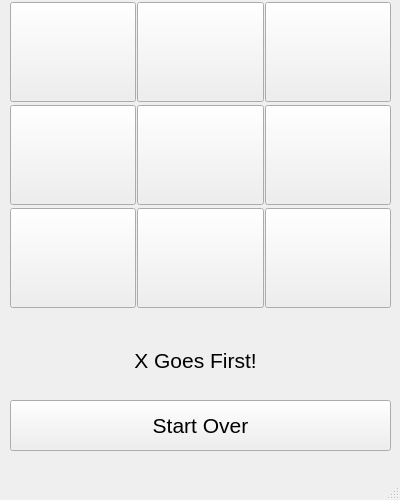
<?xml version="1.0" encoding="UTF-8"?>
<ui version="4.0">
 <class>MainWindow</class>
 <widget class="QMainWindow" name="MainWindow">
  <property name="geometry">
   <rect>
    <x>0</x>
    <y>0</y>
    <width>400</width>
    <height>500</height>
   </rect>
  </property>
  <property name="windowTitle">
   <string>MainWindow</string>
  </property>
  <widget class="QWidget" name="centralwidget">
   <widget class="QWidget" name="gridLayoutWidget">
    <property name="geometry">
     <rect>
      <x>10</x>
      <y>0</y>
      <width>381</width>
      <height>311</height>
     </rect>
    </property>
    <layout class="QGridLayout" name="gridLayout">
     <property name="spacing">
      <number>1</number>
     </property>
     <item row="2" column="0">
      <widget class="QPushButton" name="pushButton_3">
       <property name="sizePolicy">
        <sizepolicy hsizetype="Minimum" vsizetype="Fixed">
         <horstretch>100</horstretch>
         <verstretch>100</verstretch>
        </sizepolicy>
       </property>
       <property name="minimumSize">
        <size>
         <width>100</width>
         <height>100</height>
        </size>
       </property>
       <property name="font">
        <font>
         <pointsize>48</pointsize>
        </font>
       </property>
       <property name="text">
        <string/>
       </property>
      </widget>
     </item>
     <item row="1" column="1">
      <widget class="QPushButton" name="pushButton_5">
       <property name="sizePolicy">
        <sizepolicy hsizetype="Minimum" vsizetype="Fixed">
         <horstretch>100</horstretch>
         <verstretch>100</verstretch>
        </sizepolicy>
       </property>
       <property name="minimumSize">
        <size>
         <width>100</width>
         <height>100</height>
        </size>
       </property>
       <property name="font">
        <font>
         <pointsize>48</pointsize>
        </font>
       </property>
       <property name="text">
        <string/>
       </property>
      </widget>
     </item>
     <item row="2" column="1">
      <widget class="QPushButton" name="pushButton_6">
       <property name="sizePolicy">
        <sizepolicy hsizetype="Minimum" vsizetype="Fixed">
         <horstretch>100</horstretch>
         <verstretch>100</verstretch>
        </sizepolicy>
       </property>
       <property name="minimumSize">
        <size>
         <width>100</width>
         <height>100</height>
        </size>
       </property>
       <property name="font">
        <font>
         <pointsize>48</pointsize>
        </font>
       </property>
       <property name="text">
        <string/>
       </property>
      </widget>
     </item>
     <item row="0" column="0">
      <widget class="QPushButton" name="pushButton_1">
       <property name="sizePolicy">
        <sizepolicy hsizetype="Minimum" vsizetype="Fixed">
         <horstretch>100</horstretch>
         <verstretch>100</verstretch>
        </sizepolicy>
       </property>
       <property name="minimumSize">
        <size>
         <width>100</width>
         <height>100</height>
        </size>
       </property>
       <property name="font">
        <font>
         <pointsize>48</pointsize>
        </font>
       </property>
       <property name="text">
        <string/>
       </property>
      </widget>
     </item>
     <item row="1" column="0">
      <widget class="QPushButton" name="pushButton_2">
       <property name="sizePolicy">
        <sizepolicy hsizetype="Minimum" vsizetype="Fixed">
         <horstretch>100</horstretch>
         <verstretch>100</verstretch>
        </sizepolicy>
       </property>
       <property name="minimumSize">
        <size>
         <width>100</width>
         <height>100</height>
        </size>
       </property>
       <property name="font">
        <font>
         <pointsize>48</pointsize>
        </font>
       </property>
       <property name="text">
        <string/>
       </property>
      </widget>
     </item>
     <item row="0" column="1">
      <widget class="QPushButton" name="pushButton_4">
       <property name="sizePolicy">
        <sizepolicy hsizetype="Minimum" vsizetype="Fixed">
         <horstretch>100</horstretch>
         <verstretch>100</verstretch>
        </sizepolicy>
       </property>
       <property name="minimumSize">
        <size>
         <width>100</width>
         <height>100</height>
        </size>
       </property>
       <property name="font">
        <font>
         <pointsize>48</pointsize>
        </font>
       </property>
       <property name="text">
        <string/>
       </property>
      </widget>
     </item>
     <item row="0" column="2">
      <widget class="QPushButton" name="pushButton_7">
       <property name="sizePolicy">
        <sizepolicy hsizetype="Minimum" vsizetype="Fixed">
         <horstretch>100</horstretch>
         <verstretch>100</verstretch>
        </sizepolicy>
       </property>
       <property name="minimumSize">
        <size>
         <width>100</width>
         <height>100</height>
        </size>
       </property>
       <property name="font">
        <font>
         <pointsize>48</pointsize>
        </font>
       </property>
       <property name="text">
        <string/>
       </property>
      </widget>
     </item>
     <item row="1" column="2">
      <widget class="QPushButton" name="pushButton_8">
       <property name="sizePolicy">
        <sizepolicy hsizetype="Minimum" vsizetype="Fixed">
         <horstretch>100</horstretch>
         <verstretch>100</verstretch>
        </sizepolicy>
       </property>
       <property name="minimumSize">
        <size>
         <width>100</width>
         <height>100</height>
        </size>
       </property>
       <property name="font">
        <font>
         <pointsize>48</pointsize>
        </font>
       </property>
       <property name="text">
        <string/>
       </property>
      </widget>
     </item>
     <item row="2" column="2">
      <widget class="QPushButton" name="pushButton_9">
       <property name="sizePolicy">
        <sizepolicy hsizetype="Minimum" vsizetype="Fixed">
         <horstretch>100</horstretch>
         <verstretch>100</verstretch>
        </sizepolicy>
       </property>
       <property name="minimumSize">
        <size>
         <width>100</width>
         <height>100</height>
        </size>
       </property>
       <property name="font">
        <font>
         <pointsize>48</pointsize>
        </font>
       </property>
       <property name="text">
        <string/>
       </property>
      </widget>
     </item>
    </layout>
   </widget>
   <widget class="QPushButton" name="pushButton_10">
    <property name="geometry">
     <rect>
      <x>10</x>
      <y>400</y>
      <width>381</width>
      <height>51</height>
     </rect>
    </property>
    <property name="font">
     <font>
      <pointsize>16</pointsize>
     </font>
    </property>
    <property name="text">
     <string>Start Over</string>
    </property>
   </widget>
   <widget class="QLabel" name="label">
    <property name="geometry">
     <rect>
      <x>10</x>
      <y>340</y>
      <width>371</width>
      <height>41</height>
     </rect>
    </property>
    <property name="font">
     <font>
      <pointsize>16</pointsize>
     </font>
    </property>
    <property name="text">
     <string>X Goes First!</string>
    </property>
    <property name="alignment">
     <set>Qt::AlignCenter</set>
    </property>
   </widget>
  </widget>
  <widget class="QMenuBar" name="menubar">
   <property name="geometry">
    <rect>
     <x>0</x>
     <y>0</y>
     <width>400</width>
     <height>21</height>
    </rect>
   </property>
  </widget>
  <widget class="QStatusBar" name="statusbar"/>
 </widget>
 <resources/>
 <connections/>
</ui>
